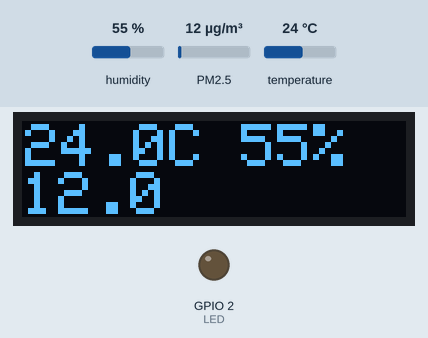
Recording of a sketch running on a simulated ESP8266 (NodeMCU). Shown: 128×32 one-colour display, output pins drawn as LEDs (lit = HIGH). Inputs (shaded band) come from the test bench; at power-on: humidity 55 %, PM2.5 12 µg/m³, temperature 24 °C. WiFi joins after 1.5 s; servers stay silent unless stated; uploads are accepted with an empty reply; what the sketch prints to the serial monitor is not drawn.

Above: at 2.7 s.
2.8 s: humidity set to 22 %
At 5.2 s:
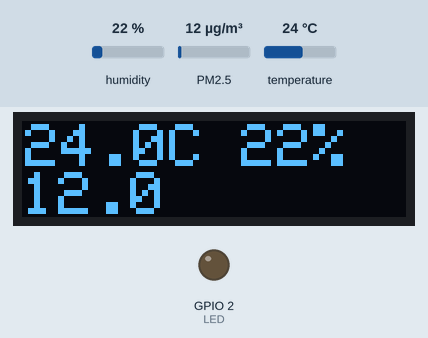
5.5 s: PM2.5 set to 6 µg/m³
At 7.0 s:
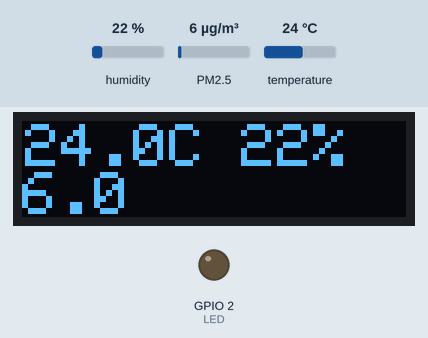
7.9 s: temperature set to 12 °C
At 10.0 s:
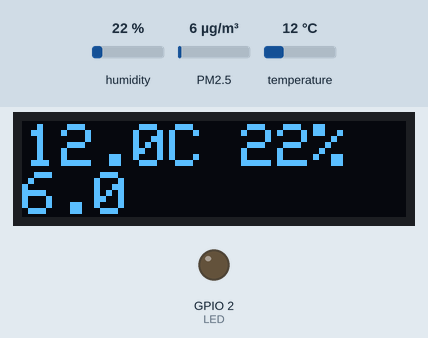
10.3 s: PM2.5 set to 75 µg/m³
At 11.8 s:
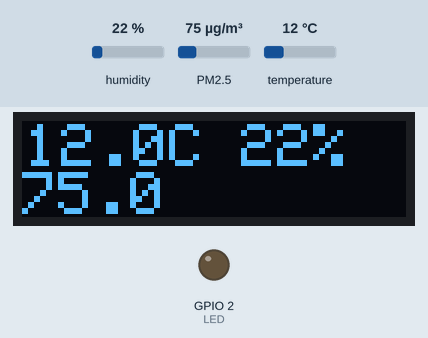
12.8 s: humidity set to 40 %
At 14.9 s:
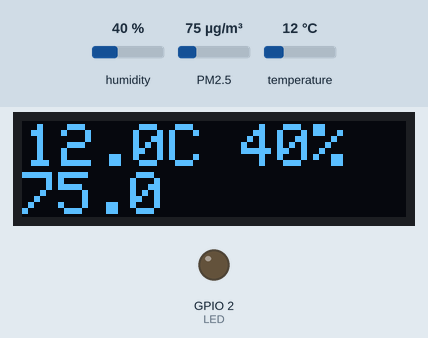
15.2 s: PM2.5 set to 150 µg/m³
At 16.7 s:
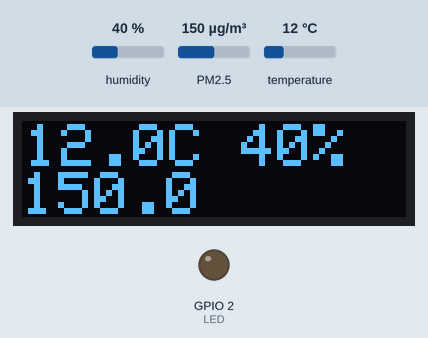
Timing chart, 0 to 18.2 s (numbered marks = the images above; inputs shaded):
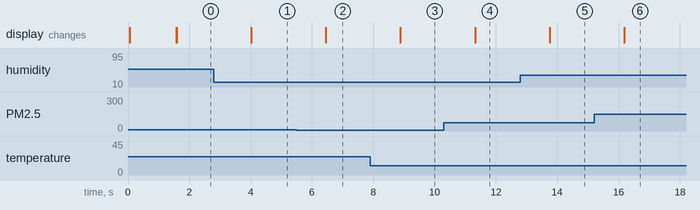

Measured:
- after the input at 2.8 s, the display: changes after 1.2 s (image 1)
- after the input at 5.5 s, the display: changes after 0.96 s (image 2)
- after the input at 7.9 s, the display: changes after 0.99 s (image 3)
- after the input at 10.3 s, the display: changes after 1.0 s (image 4)
- after the input at 12.8 s, the display: changes after 0.95 s (image 5)
- after the input at 15.2 s, the display: changes after 0.98 s (image 6)

The sketch:

templogger.ino
```cpp
#include <Wire.h>
#include <DHT.h>
#include "wifi.h"
#include "server.h"
#include "dust.h"
#include "display.h"
#include <ESP8266HTTPClient.h>

#define LED 2

#define DHTPIN 14 // D5
#define DHTTYPE DHT22
DHT dht(DHTPIN, DHTTYPE);

// current temperature & humidity, updated in loop()
float t = 0.0;
float h = 0.0;
float d = 0.0;

char text[64];

void setup()
{
    Serial.begin(115200);
    while (!Serial)
    {
        delay(100);
    }
    Serial.println("Getting started...");

    init_display();
    display.clearDisplay();
    display_text("Booting up...");

    dht.begin();
    dustSensor.begin();
    pinMode(LED, OUTPUT);

    display_text("Initializing WiFi...");
    init_wifi();

    display_text("Initializing web server...");
    init_web_server();

    display.setTextSize(2);
    display.setTextColor(SSD1306_WHITE);
}

void loop()
{
    // digitalWrite(LED, LOW);

    // Reading temperature or humidity takes about 250 milliseconds!
    // Sensor readings may also be up to 2 seconds 'old' (its a very slow sensor)
    h = dht.readHumidity();
    // Read temperature as Celsius (the default)
    t = dht.readTemperature();

    d = dustSensor.getDustDensity();
    // d = read_dust_density();

    // digitalWrite(LED, HIGH);

    Serial.print(F(" Humidity: "));
    Serial.print(h);
    Serial.print(F("%  Temperature: "));
    Serial.print(t);
    Serial.print(F("C "));

    Serial.print(F("Dust density: "));
    Serial.println(d);

    display.clearDisplay();
    display.setCursor(1, 1);

    sprintf(text, "%.1fC %.0f%%", t, h);
    display.println(text);
    sprintf(text, "%.1f", d);
    display.println(text);
    display.display();

    if (WiFi.status() == WL_CONNECTED)
    {
        WiFiClient client;
        HTTPClient http;

        http.begin(client, "http://aqms.shortbread.io:8077/report");
        http.addHeader("Content-Type", "application/json");
        int httpResponseCode = http.POST(build_response_body());

        Serial.print("HTTP Response code: ");
        Serial.println(httpResponseCode);

        http.end();
    }

    delay(1000);
}
```

display.cpp
```cpp
#include "display.h"

Adafruit_SSD1306 display(SCREEN_WIDTH, SCREEN_HEIGHT, &Wire, OLED_RESET);

void init_display()
{
    if (!display.begin(SSD1306_SWITCHCAPVCC, SCREEN_ADDRESS))
    {
        Serial.println(F("SSD1306 allocation failed"));
        while (1)
            delay(50);
    }
}

void display_text(const char *text)
{
    display_text(text, true);
}

void display_text(const char *text, bool clear)
{
    if (clear)
        display.clearDisplay();
    display.setCursor(0,0);
    display.setTextSize(1);
    display.setTextColor(SSD1306_WHITE);
    display.println(text);
    display.display();
}
```

display.h
```cpp
#ifndef __DISPLAY_H__
#define __DISPLAY_H__

#include <Adafruit_SSD1306.h>
#define SCREEN_WIDTH 128 // OLED display width, in pixels
#define SCREEN_HEIGHT 32 // OLED display height, in pixels

// Declaration for an SSD1306 display connected to I2C (SDA, SCL pins)
// The pins for I2C are defined by the Wire-library.
// On an arduino UNO:       A4(SDA), A5(SCL)
// On an arduino MEGA 2560: 20(SDA), 21(SCL)
// On an arduino LEONARDO:   2(SDA),  3(SCL), ...
#define OLED_RESET -1       // Reset pin # (or -1 if sharing Arduino reset pin)
#define SCREEN_ADDRESS 0x3C ///< See datasheet for Address; 0x3D for 128x64, 0x3C for 128x32
extern Adafruit_SSD1306 display;

#define LOGO_HEIGHT 16
#define LOGO_WIDTH 16
static const unsigned char PROGMEM logo_bmp[] =
    {0b00000000, 0b11000000,
     0b00000001, 0b11000000,
     0b00000001, 0b11000000,
     0b00000011, 0b11100000,
     0b11110011, 0b11100000,
     0b11111110, 0b11111000,
     0b01111110, 0b11111111,
     0b00110011, 0b10011111,
     0b00011111, 0b11111100,
     0b00001101, 0b01110000,
     0b00011011, 0b10100000,
     0b00111111, 0b11100000,
     0b00111111, 0b11110000,
     0b01111100, 0b11110000,
     0b01110000, 0b01110000,
     0b00000000, 0b00110000};

void init_display();
void display_text(const char *text);
void display_text(const char *text, bool clear);

#endif // __DISPLAY_H__
```

dust.h
```cpp
#include <GP2YDustSensor.h>

// Sharp dust sensor
// https://github.com/luciansabo/GP2YDustSensor
// Adafruit Unified Sensor library is required
const uint8_t SHARP_LED_PIN = 12; // (D6) Sharp Dust/particle sensor Led Pin
const uint8_t SHARP_VO_PIN = A0;  // Sharp Dust/particle analog out pin used for reading
GP2YDustSensor dustSensor(GP2YDustSensorType::GP2Y1014AU0F, SHARP_LED_PIN, SHARP_VO_PIN);

float read_dust_density()
{
    float vo_measured = analogRead(SHARP_VO_PIN);

    // 0 - 5V mapped to 0 - 1023 integer values
    // recover voltage
    float calc_voltage = vo_measured * (5.0 / 1024.0);

    Serial.print("calc_voltage: "); Serial.print(calc_voltage);

    // linear eqaution taken from http://www.howmuchsnow.com/arduino/airquality/
    // Chris Nafis (c) 2012
    float dust_density = 170 * calc_voltage - 0.1;

    return dust_density;
}

void loop_()
{
    Serial.print(F("Dust density: "));
    Serial.println(dustSensor.getDustDensity());
    // Serial.println(read_dust_density());
}
```

server.cpp
```cpp
#include "server.h"

extern float t;
extern float h;
extern float d;

// Create AsyncWebServer object on port 80
AsyncWebServer server(80);

// Replaces placeholder with DHT values
String processor(const String &var)
{
    // Serial.println(var);
    if (var == "TEMPERATURE")
    {
        return String(t);
    }
    else if (var == "HUMIDITY")
    {
        return String(h);
    }
    else if (var == "DUST")
    {
        return String(d);
    }
    return String();
}

char json_content[128];

void init_web_server()
{
    // Print ESP8266 Local IP Address
    Serial.println(WiFi.localIP());

    // Route for root / web page
    server.on("/", HTTP_GET, [](AsyncWebServerRequest *request) {
        request->send_P(200, "text/html", index_html, processor);
    });

    server.on("/data", HTTP_GET, [](AsyncWebServerRequest *request) {
        request->send_P(200, "application/json", build_response_body().c_str());
    });

    // Start server
    server.begin();
}

String encode_float(float value) {
    if (isnan(value)) {
        return String("null");
    }
    else {
        return String(value);
    }
}

String build_response_body() {
    char json_content[128];
    sprintf(json_content,
        "{\"ip\":\"%s\", \"temperature\":%s, \"humidity\":%s, \"dust_density\":%s}",
        WiFi.localIP().toString().c_str(),
        encode_float(t).c_str(),
        encode_float(h).c_str(),
        encode_float(d).c_str());
    return String(json_content);
}
```

server.h
```cpp
#ifndef __SERVER_H__
#define __SERVER_H__

// NOTE: Refer https://randomnerdtutorials.com/esp8266-dht11dht22-temperature-and-humidity-web-server-with-arduino-ide/ for more details
#include <ESPAsyncWebServer.h>

extern AsyncWebServer server;

const char index_html[] PROGMEM = R"rawliteral(
<!DOCTYPE HTML><html>
<head>
  <meta name="viewport" content="width=device-width, initial-scale=1">
  <link rel="stylesheet" href="https://use.fontawesome.com/releases/v5.7.2/css/all.css" integrity="sha384-fnmOCqbTlWIlj8LyTjo7mOUStjsKC4pOpQbqyi7RrhN7udi9RwhKkMHpvLbHG9Sr" crossorigin="anonymous">
  <style>
    html {
     font-family: Helvetica, sans-serif;
     display: inline-block;
     margin: 0px auto;
     text-align: center;
    }
    h2 { font-size: 3.0rem; }
    p { font-size: 3.0rem; }
    .units { font-size: 1.2rem; }
    .dht-labels{
      font-size: 1.5rem;
      vertical-align:middle;
      padding-bottom: 15px;
    }
  </style>
</head>
<body>
  <h2>Air Quality Monitoring</h2>
  <p>
    <i class="fas fa-thermometer-half" style="color:#059e8a;"></i>
    <span class="dht-labels">Temperature</span>
    <span id="temperature">%TEMPERATURE%</span>
    <sup class="units">&deg;C</sup>
  </p>
  <p>
    <i class="fas fa-tint" style="color:#00add6;"></i>
    <span class="dht-labels">Humidity</span>
    <span id="humidity">%HUMIDITY%</span>
    <sup class="units">&percnt;</sup>
  </p>
  <p>
    <i class="fa-solid fa-face-weary"></i>
    <span class="dht-labels">Dust Density</span>
    <span id="dust">%DUST%</span>
    <sup class="units"></sup>
  </p>
</body>
<script>
setInterval(function () {
  var req = new XMLHttpRequest();
  req.responseType = "json";
  req.onreadystatechange = function() {
    if (this.readyState == 4 && this.status == 200) {
      var resp = req.response;
      document.getElementById("temperature").innerHTML = resp.temperature.toFixed(1);
      document.getElementById("humidity").innerHTML = resp.humidity.toFixed(0);
      document.getElementById("dust_density").innerHTML = resp.dust_density.toFixed(1);
    }
  };
  req.open("GET", "/data", true);
  req.send();
}, 10000);

</script>
</html>)rawliteral";

void init_web_server();
String processor(const String &var);
String build_response_body();

#endif // __SERVER_H__
```

wifi.h
```cpp
#ifndef __WIFI_H__
#define __WIFI_H__

#include <ESP8266WiFi.h>

const char *ssid = "";
const char *password = "";

void init_wifi()
{
    // Connect to Wi-Fi
    WiFi.begin(ssid, password);
    Serial.println("Connecting to WiFi");
    while (WiFi.status() != WL_CONNECTED)
    {
        delay(250);
        Serial.print(".");
    }
    Serial.println();
}

#endif // __WIFI_H__
```
